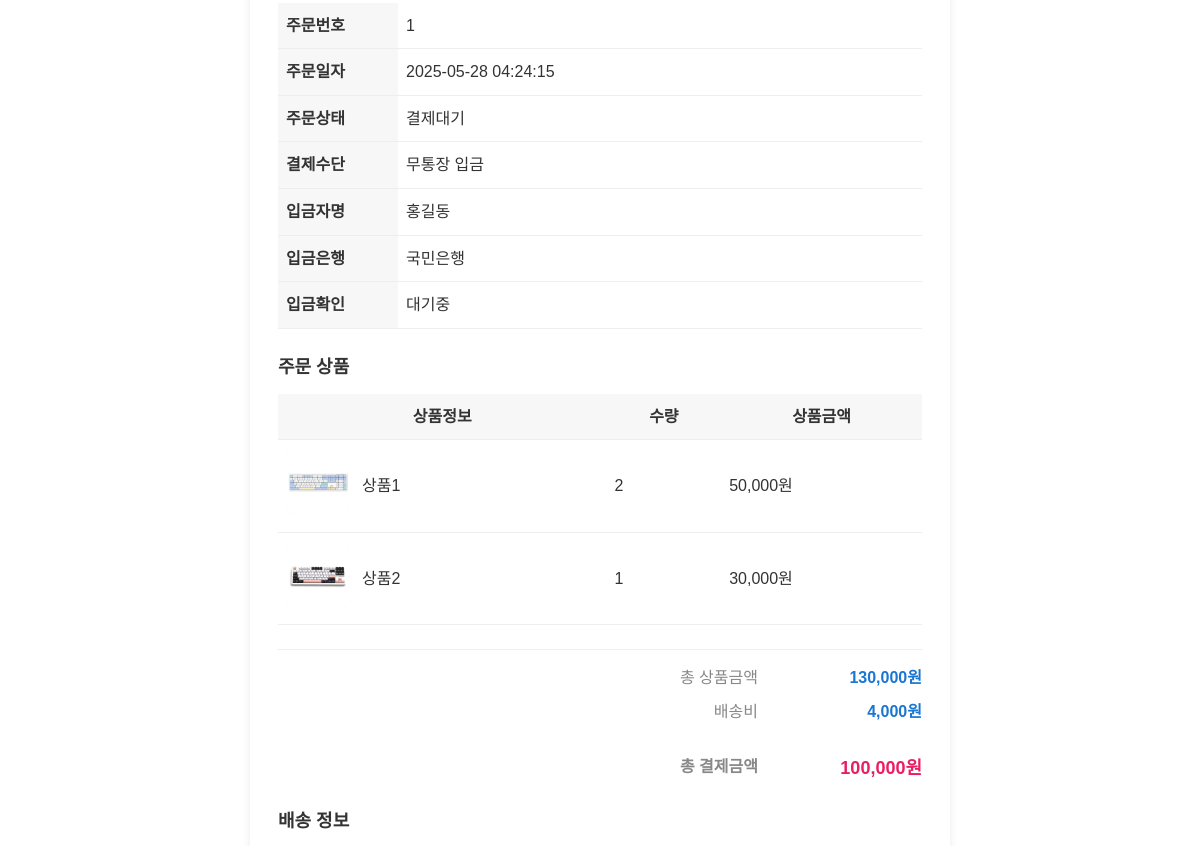
Page /mainmenu/order_detail.php?order_id=1 (signed in, middle part) on the earlier database version.
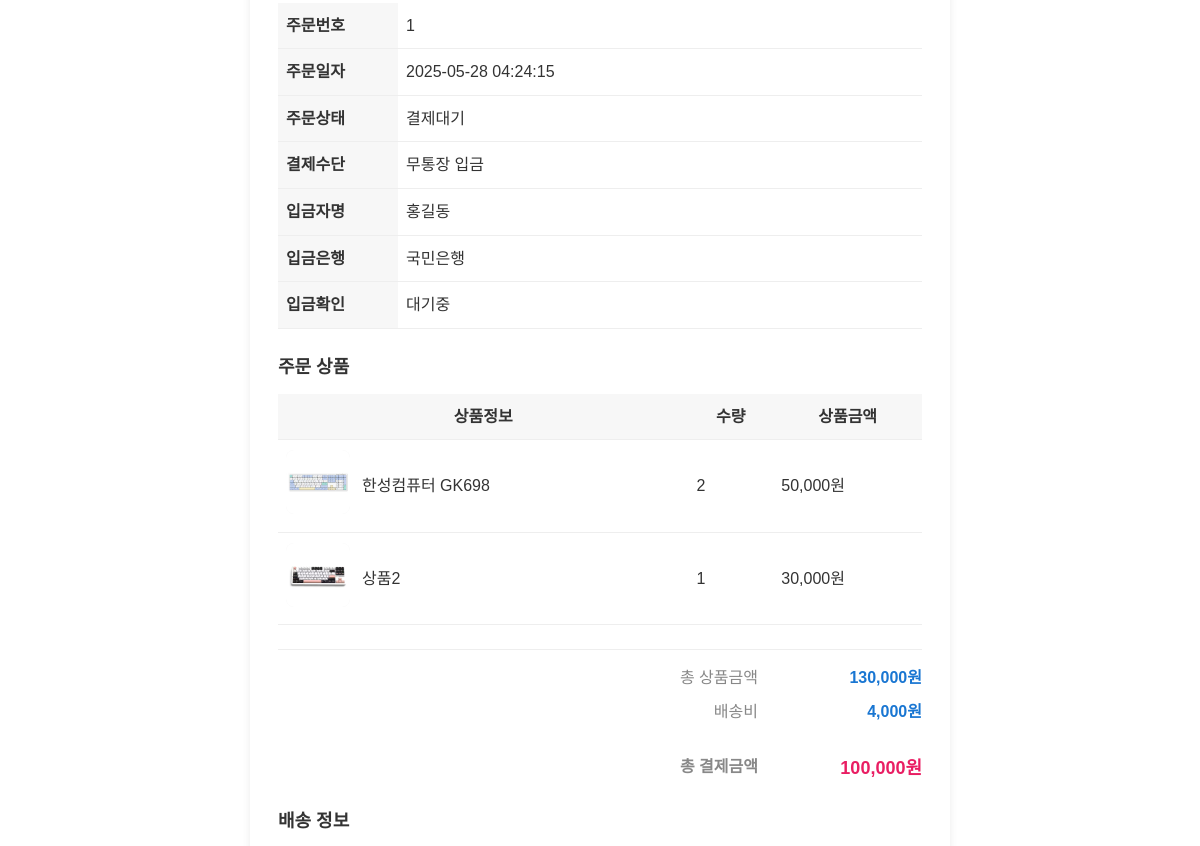
Same page on the later database version.
### tables this page shows
CREATE TABLE orders (
  id INT PRIMARY KEY AUTO_INCREMENT,            
  user_id INT,                         
  user_name VARCHAR(100),                       

  order_amount INT NOT NULL,                    
  order_status ENUM('pending', 'paid', 'cancelled') DEFAULT 'pending',  
  payment_method ENUM('bank_transfer', 'point') NOT NULL,  

  depositor_name VARCHAR(100),                  
  bank_name VARCHAR(100),                       
  deposit_confirmed BOOLEAN DEFAULT FALSE,      
  deposit_confirmed_at DATETIME NULL,           

  receiver_name VARCHAR(100),                   
  receiver_phone VARCHAR(20),                   
  receiver_email VARCHAR(100),                  
  receiver_address VARCHAR(255),                
  receiver_postcode VARCHAR(10),                      
  receiver_address_detail VARCHAR(255),               
  delivery_memo VARCHAR(255),               

  order_created_at DATETIME DEFAULT NOW(),       
  FOREIGN KEY (user_id) REFERENCES users(id) ON DELETE SET NULL
);

CREATE TABLE order_items (
  id INT PRIMARY KEY AUTO_INCREMENT,
  order_id INT NOT NULL,                     
  product_id INT,                   
  product_name VARCHAR(255) NOT NULL,         
  product_image_url VARCHAR(255) NOT NULL,    
  quantity INT NOT NULL,                     
  price INT NOT NULL,                        
  deliver_price INT NOT NULL,                

  FOREIGN KEY (order_id) REFERENCES orders(id) ON DELETE CASCADE,
  FOREIGN KEY (product_id) REFERENCES products(id) ON DELETE SET NULL
);

### mainmenu/queries/get_mypage_order_detail.php (called while the page is built, shortened)
<?php
    require_once '/var/www/html/mainmenu/common/db.php';
    $orderId = $_GET['order_id'];
    $sql = "
        SELECT
            o.*,
            oi.id as order_item_id,
            oi.product_id,
            oi.product_name,
            oi.product_image_url,
            oi.quantity,
            oi.price,
            item_count_table.item_count
        FROM orders o
        JOIN order_items oi ON o.id = oi.order_id
        JOIN (
            SELECT order_id, COUNT(*) as item_count
            FROM order_items
            GROUP BY order_id
        ) item_count_table ON o.id = item_count_table.order_id
        WHERE o.id = ?
    ";
    $stmt = mysqli_prepare($conn, $sql);
    mysqli_stmt_bind_param($stmt, "i", $orderId);
    mysqli_stmt_execute($stmt);
    $result = mysqli_stmt_get_result($stmt);
    $order = mysqli_fetch_assoc($result);
    $sql_items = "SELECT * FROM order_items WHERE order_id = ?";
    $stmt_items = mysqli_prepare($conn, $sql_items);
    mysqli_stmt_bind_param($stmt_items, "i", $orderId);
    mysqli_stmt_execute($stmt_items);
    $result_items = mysqli_stmt_get_result($stmt_items);
    $order_items = mysqli_fetch_all($result_items, MYSQLI_ASSOC);
    $subtotal = 0;
    $shippingTotal = 0;
    foreach ($order_items as $item) {
        $subtotal += $item['price'] * $item['quantity'];
        $shippingTotal += $item['deliver_price'];
    }
?>

### mainmenu/order_detail.php (the view, shortened to what this page needs)
<!DOCTYPE html>
<html lang="ko">
<head>
    <link rel="stylesheet" href="css/style.css">
    <link rel="stylesheet" href="css/cart.css">
    <link rel="stylesheet" href="css/checkout.css">
    <link rel="stylesheet" href="https://cdnjs.cloudflare.com/ajax/libs/font-awesome/6.0.0/css/all.min.css">
</head>
<body>
    <?php include 'common/header.php'; ?>
    <?php require_once 'queries/get_mypage_order_detail.php'; ?>
    <main class="main-content">
        <div class="order-detail-container">
            <table class="order-info-table">
                <tr>
                    <th>주문번호</th>
                    <td><?php echo $order['id']; ?></td>
                </tr>
                <tr>
                    <th>주문일자</th>
                    <td><?php echo $order['order_created_at']; ?></td>
                </tr>
                <tr>
                    <th>주문상태</th>
                    <td>
                        <?php
                        switch($order['order_status']) {
                            case 'pending': echo '결제대기'; break;
                        }
                        ?>
                    </td>
                </tr>
                <tr>
                    <th>결제수단</th>
                    <td>
                        <?php
                        if ($order['payment_method'] === 'point') echo '포인트';
                        else if ($order['payment_method'] === 'bank_transfer') echo '무통장 입금';
                        else echo $order['payment_method'];
                        ?>
                    </td>
                </tr>
                <?php if ($order['payment_method'] === 'bank_transfer'): ?>
                <tr>
                    <th>입금자명</th>
                    <td><?php echo htmlspecialchars($order['depositor_name']); ?></td>
                </tr>
                <tr>
                    <th>입금은행</th>
                    <td><?php echo $order['bank_name']; ?></td>
                </tr>
                <tr>
                    <th>입금확인</th>
                    <td><?php echo $order['deposit_confirmed'] ? '완료' : '대기중'; ?></td>
                </tr>
                <?php endif; ?>
            </table>
            <div class="order-section-title">주문 상품</div>
            <table class="order-product-table">
                <thead>
                    <tr>
                        <th>상품정보</th>
                        <th>수량</th>
                        <th>상품금액</th>
                    </tr>
                </thead>
                <tbody>
                    <?php foreach ($order_items as $item): ?>
                    <tr>
                        <td>
                            <div class="product-info-row">
                                <span class="product-thumb">
                                    <img src="/<?php echo $item['product_image_url']; ?>" alt="상품 이미지">
                                </span>
                                <span class="product-name"><?php echo $item['product_name']; ?></span>
                            </div>
                        </td>
                        <td><?php echo $item['quantity']; ?></td>
                        <td><?php echo number_format($item['price']); ?>원</td>
                    </tr>
                    <?php endforeach; ?>
                </tbody>
            </table>
            <div style="margin-top:20px; margin-bottom:20px; padding-top:15px; border-top:1px solid #eee;">
                <div class="order-summary-row" style="margin-bottom:8px;">
                    <span class="label" style="flex:1; text-align:right; margin-right:20px;">총 상품금액</span>
                    <span class="value" style="width:120px; text-align:right;"><?php echo number_format($subtotal); ?>원</span>
                </div>
                <div class="order-summary-row" style="margin-bottom:8px;">
                    <span class="label" style="flex:1; text-align:right; margin-right:20px;">배송비</span>
                    <span class="value" style="width:120px; text-align:right;"><?php echo number_format($shippingTotal); ?>원</span>
                </div>
                <div class="order-summary-row" style="margin-top:15px; padding-top:15px;">
                    <span class="label" style="flex:1; text-align:right; margin-right:20px; font-weight:bold; font-size:16px;">총 결제금액</span>
                    <span class="value" style="width:120px; text-align:right; font-size:18px; color:#e91e63; font-weight:bold;"><?php echo number_format($order['order_amount']); ?>원</span>
                </div>
            </div>
            <div class="order-section-title">배송 정보</div>
        </div>
    </main>
    <?php include 'common/footer.php'; ?>
</body>
</html>

### mainmenu/common/header.php (shortened to what this page needs)
<!DOCTYPE html>
<html lang="ko">
</html>

### mainmenu/common/footer.php (shortened to what this page needs)
<html lang="ko">
</body>
</html>

### mainmenu/css/style.css (style rules this page uses)
* { margin: 0; padding: 0; box-sizing: border-box; }
body { font-family: 'Noto Sans KR', sans-serif; line-height: 1.6; color: #333; }

### mainmenu/order_detail.php (style rules this page uses)
.order-detail-container { max-width: 700px; margin: 40px auto; background: #fff; border-radius: 10px; box-shadow: 0 2px 8px rgba(0,0,0,0.08); padding: 32px 28px; }
.order-info-table, .order-product-table { width: 100%; border-collapse: collapse; margin-bottom: 24px; }
.order-info-table th, .order-info-table td, .order-product-table th, .order-product-table td { padding: 10px 8px; border-bottom: 1px solid #eee; }
.order-info-table th { width: 120px; background: #f7f7f7; text-align: left; }
.order-product-table th { background: #f7f7f7; }
.product-thumb img { width: 64px; height: 64px; object-fit: cover; border-radius: 8px; background: #f4f4f4; }
.order-section-title { font-size: 18px; font-weight: 600; margin: 24px 0 12px 0; }
.order-summary-row { display: flex; justify-content: flex-end; gap: 24px; font-size: 16px; }
.order-summary-row .label { color: #888; }
.order-summary-row .value { font-weight: 600; color: #1976d2; }
.product-info-row { display: flex; align-items: center; gap: 12px; }
.product-name { font-weight: 500; }

Differences in the rows shown:
changed order_items: product_name "상품1" → "한성컴퓨터 GK698"
